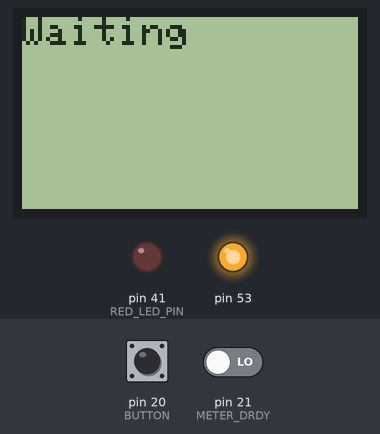
Bench run of a sketch on a simulated Arduino Mega 2560, built with avr-gcc and run on an emulated ATmega2560. On the bench: 84×48 one-colour display, output pins drawn as LEDs (lit = HIGH). The inputs (shaded band) are chosen by the test bench; at power-on: pin 20 (BUTTON) LOW, pin 21 (METER_DRDY) LOW. The display library's start-up logo is not drawn.

Above: at 3.2 s.
3.3 s: pin 20 (BUTTON) pulled HIGH for 0.15 s
At 3.8 s:
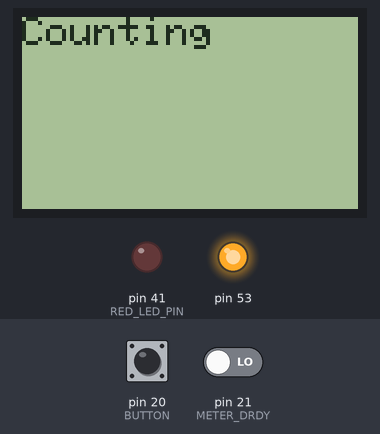
4.9 s: pin 20 (BUTTON) pulled HIGH for 1 s
At 6.3 s:
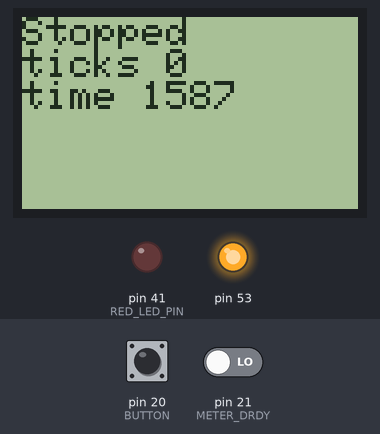
7.4 s: pin 20 (BUTTON) pulled HIGH for 0.15 s
At 8.2 s:
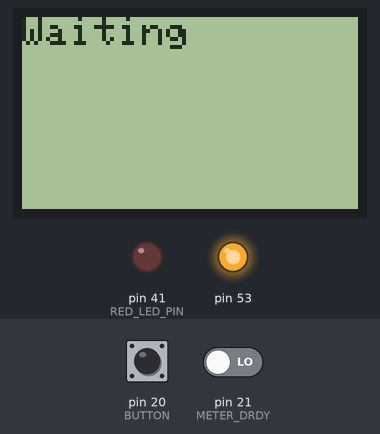
9.0 s: pin 20 (BUTTON) pulled HIGH for 3.2 s
At 9.4 s:
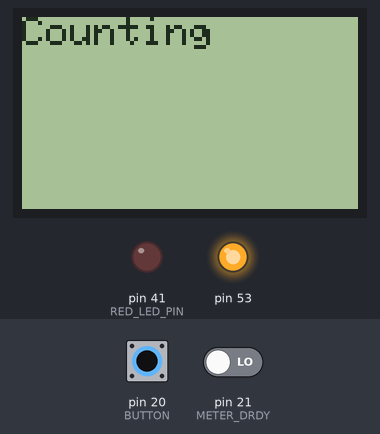
Timing chart, 0 to 12.0 s (numbered marks = the images above; inputs shaded):
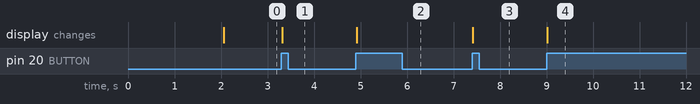

Measured:
- after the input at 3.3 s, the display: changes at once (image 1)
- after the input at 4.9 s, the display: changes at once (image 2)
- after the input at 7.4 s, the display: changes at once (image 3)
- after the input at 9.0 s, the display: changes at once (image 4)

The sketch:

WaterMeterCalibrate.ino
```cpp
// Nokia5100 display
#include <Adafruit_GFX.h>
#include <Adafruit_PCD8544.h>
#include <SPI.h>

// meter_drdy and button pins must be interrupt enable pins
const int METER_DRDY = 21; // Pulse lead from the Hall Effect Sensor
const int BUTTON = 20; // Press button
// LCD digital pins should not use hardware SPI pins
// mosi 51 miso 50 sck 52 on Mega 2560
const int LCD_RST = 24; // Nokia 5100 reset
const int LCD_CS = 23; // Nokia 5100 chip select
const int LCD_DC = 25; // Nokia 5100 DC

const int RED_LED_PIN = 41;

unsigned long metercount = 0;
unsigned long ttime;
enum eState {WAIT_TO_START,COUNTING,STOPPED } state = WAIT_TO_START;
// Display uses hardware SPI
Adafruit_PCD8544 display = Adafruit_PCD8544(LCD_DC, LCD_CS, LCD_RST);
bool ledstate = false;
void TapOnOff()
{
  if (digitalRead(BUTTON) == HIGH)
  {
    switch (state)
    {
      case WAIT_TO_START:
        state = COUNTING;
        metercount = 0;
        ttime = millis();
        display.setCursor(0,0);
        display.clearDisplay();
        display.println("Counting");
        display.display();
        break;
      case COUNTING:
        state = STOPPED;
        display.setCursor(0,0);
        display.clearDisplay();
        display.println("Stopped");
        display.print("ticks ");display.println(metercount);
        display.print("time ");display.println(millis()-ttime);
        display.display();
        break;
	  case STOPPED:
        state = WAIT_TO_START;
        display.setCursor(0,0);
        display.clearDisplay();
        display.println("Waiting");
        display.display();
        break;
	  }
  }
}
void MeterCount()
{
  metercount++;
  if ((metercount % 10) == 0)
  {
    if (ledstate)
      digitalWrite(RED_LED_PIN,HIGH);
    else
      digitalWrite(RED_LED_PIN,LOW);
    ledstate = !ledstate;
  }
}
void setup() {
    // put your setup code here, to run once:
    pinMode(METER_DRDY,INPUT);
    pinMode(RED_LED_PIN,OUTPUT);
    attachInterrupt(digitalPinToInterrupt(METER_DRDY), MeterCount, RISING);
    pinMode(BUTTON,INPUT);
    attachInterrupt(digitalPinToInterrupt(BUTTON),TapOnOff, CHANGE);
    digitalWrite(LCD_CS,HIGH);
    SPI.begin();
    SPI.setBitOrder(MSBFIRST);
    // RTC is MODE3, Nokia MODE0
    SPI.setDataMode(SPI_MODE0); // both mode 1 & 3 should work but only works properly with interrupt
    // set up Nokia display
    display.begin();
    // you can change the contrast around to adapt the display
    // for the best viewing!
    display.setContrast(50);
    display.display(); // show splashscreen
    delay(2000);
    display.clearDisplay();   // clears the screen and buffer
    display.setTextSize(1);
    display.setTextColor(BLACK);
    // display on screen
    display.setCursor(0,0);
    display.clearDisplay();
    display.println("Waiting");
    display.display();
 }

void loop() {
  // put your main code here, to run repeatedly:
}
```
